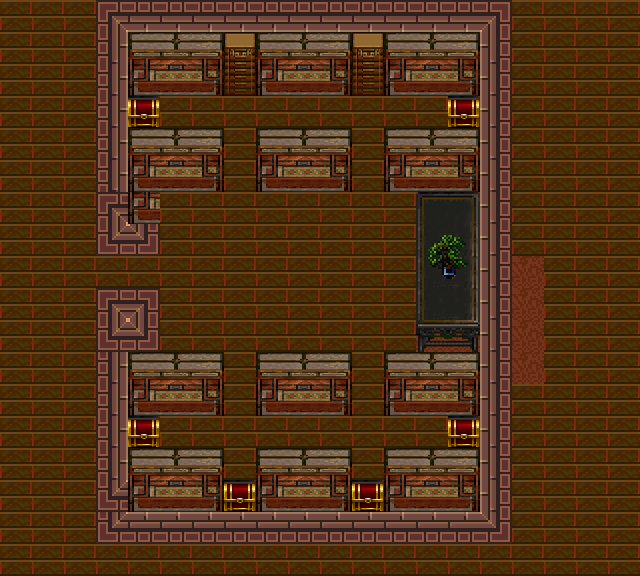

The image is a tile-based game level rendered from a .tmx file. Its description and complete source (layers, tilesets, objects, tile grids) follow:
An orthogonal 20x18 tile map with 32x32 px tiles, 2 tile layers (bg, walk).

<map version="1.2" tiledversion="1.2.0" orientation="orthogonal" renderorder="right-down" width="20" height="18" tilewidth="32" tileheight="32" infinite="0" nextlayerid="3" nextobjectid="1">
 <properties>
  <property name="name" value="普通弟子居1" />
 </properties>
 <tileset firstgid="1" name="tile1" tilewidth="32" tileheight="32" tilecount="144" columns="8">
  <image source="tile3.png" trans="000000" width="256" height="576" />
 </tileset>
 <layer id="2" name="bg" width="20" height="18" locked="1">
  <data encoding="csv">
40,40,40,4,10,10,10,10,10,10,10,10,10,10,10,5,40,40,40,40,
40,40,40,8,74,75,76,90,74,75,76,90,74,75,76,9,40,40,40,40,
40,40,40,8,77,78,79,91,77,78,79,91,77,78,79,9,40,40,40,40,
40,40,40,8,16,40,40,40,40,40,40,40,40,40,16,9,40,40,40,40,
40,40,40,8,74,75,76,40,74,75,76,40,74,75,76,9,40,40,40,40,
40,40,40,8,77,78,79,40,77,78,79,40,77,78,79,9,40,40,40,40,
40,40,40,4,77,40,40,40,40,40,40,40,40,80,81,9,40,40,40,40,
40,40,40,6,7,40,40,40,40,40,40,40,40,86,87,9,40,40,40,40,
40,40,40,40,40,40,40,40,40,40,40,40,40,88,89,9,40,40,40,40,
40,40,40,4,5,40,40,40,40,40,40,40,40,84,85,9,40,40,40,40,
40,40,40,6,7,40,40,40,40,40,40,40,40,82,83,9,40,40,40,40,
40,40,40,8,74,75,76,40,74,75,76,40,74,75,76,9,40,40,40,40,
40,40,40,8,77,78,79,40,77,78,79,40,77,78,79,9,40,40,40,40,
40,40,40,8,16,40,40,40,40,40,40,40,40,40,16,9,40,40,40,40,
40,40,40,8,74,75,76,40,74,75,76,40,74,75,76,9,40,40,40,40,
40,40,40,6,77,78,79,16,77,78,79,16,77,78,79,9,40,40,40,40,
40,40,40,6,11,11,11,11,11,11,11,11,11,11,11,7,40,40,40,40,
40,40,40,40,40,40,40,40,40,40,40,40,40,40,40,40,40,40,40,40
</data>
 </layer>
 <layer id="1" name="walk" width="20" height="18">
  <data encoding="csv">
2,2,2,0,0,0,0,0,0,0,0,0,0,0,0,0,2,2,2,2,
2,2,2,0,0,0,0,0,0,0,0,0,0,0,0,0,2,2,2,2,
2,2,2,0,0,0,0,0,0,0,0,0,0,0,0,0,2,2,2,2,
2,2,2,0,0,2,2,2,2,2,2,2,2,2,0,0,2,2,2,2,
2,2,2,0,0,0,0,2,0,0,0,2,0,0,0,0,2,2,2,2,
2,2,2,0,0,0,0,2,0,0,0,2,0,0,0,0,2,2,2,2,
2,2,2,0,0,2,2,2,2,2,2,2,2,0,0,0,2,2,2,2,
2,2,2,0,0,2,2,2,2,2,2,2,2,0,0,0,2,2,2,2,
2,2,2,2,2,2,2,2,2,2,2,2,2,0,0,0,0,2,2,2,
2,2,2,0,0,2,2,2,2,2,2,2,2,0,0,0,0,2,2,2,
2,2,2,0,0,2,2,2,2,2,2,2,2,0,0,0,0,2,2,2,
2,2,2,0,0,0,0,2,0,0,0,2,0,0,0,0,0,2,2,2,
2,2,2,0,0,0,0,2,0,0,0,2,0,0,0,0,2,2,2,2,
2,2,2,0,0,2,2,2,2,2,2,2,2,2,0,0,2,2,2,2,
2,2,2,0,0,0,0,2,0,0,0,2,0,0,0,0,2,2,2,2,
2,2,2,0,0,0,0,0,0,0,0,0,0,0,0,0,2,2,2,2,
2,2,2,0,0,0,0,0,0,0,0,0,0,0,0,0,2,2,2,2,
2,2,2,2,2,2,2,2,2,2,2,2,2,2,2,2,2,2,2,2
</data>
 </layer>
</map>
